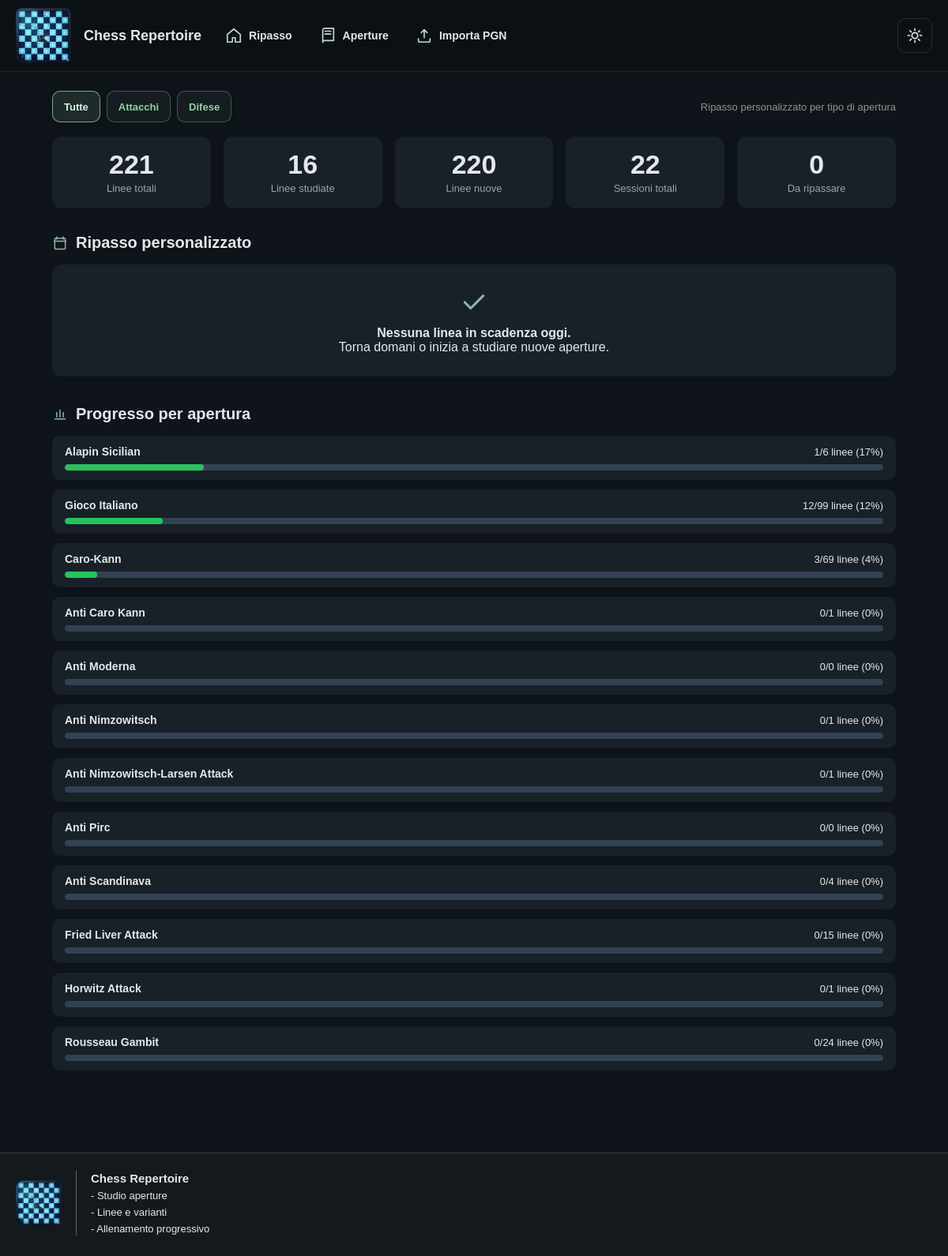
Screenshot of /ripasso/ with the database file from the repository.
### repertoire/models.py (models this page shows, shortened)
class OpeningRoot(models.Model):
    nome = models.CharField(max_length=100, unique=True)
    moves = models.CharField(max_length=50, blank=True, null=True)
    descrizione = models.TextField(blank=True, null=True)
    difesa = models.BooleanField(default=False)
    class Meta:
        ordering = ['nome']

### repertoire/views.py (the view)
# urls.py: 2. Add a URL to urlpatterns:  path('', views.home, name='home')
def home(request):
    today = date.today()
    filtro = request.GET.get('filtro', 'tutti')
    due_lines = (
        OpeningLine.objects
        .filter(srs_due_date__lte=today)
        .select_related('root')
        .order_by('srs_due_date', 'root__nome', 'numero')
    )
    if filtro == 'attacchi':
        due_lines = due_lines.filter(root__difesa=False)
    elif filtro == 'difese':
        due_lines = due_lines.filter(root__difesa=True)
    else:
        filtro = 'tutti'
    total_lines       = OpeningLine.objects.count()
    new_lines_count   = OpeningLine.objects.filter(srs_due_date__isnull=True).count()
    lines_studied     = OpeningLine.objects.filter(completamenti__gt=0).count()
    total_completions = OpeningLine.objects.aggregate(t=Sum('completamenti'))['t'] or 0
    openings_progress = []
    openings = OpeningRoot.objects.all()
    if filtro == 'attacchi':
        openings = openings.filter(difesa=False)
    elif filtro == 'difese':
        openings = openings.filter(difesa=True)
    for op in openings:
        total   = op.linee.count()
        studied = op.linee.filter(completamenti__gt=0).count()
        pct     = round(studied / total * 100) if total else 0
        openings_progress.append({'obj': op, 'total': total, 'studied': studied, 'pct': pct})
    openings_progress.sort(key=lambda x: -x['pct'])
    return render(request, 'repertoire/home.html', {
        'due_lines':         due_lines,
        'new_lines_count':   new_lines_count,
        'total_lines':       total_lines,
        'lines_studied':     lines_studied,
        'total_completions': total_completions,
        'openings_progress': openings_progress,
        'today':             today,
        'filtro':            filtro,
    })

### repertoire/templates/repertoire/home.html (shortened to what this page needs)
{% extends "repertoire/base.html" %}
{% block content %}
<div class="dash">
  <div class="review-toolbar">
    <div class="review-tabs">
      <a href="{% url 'ripasso' %}?filtro=tutti" class="review-tab {% if filtro == 'tutti' %}active{% endif %}">Tutte</a>
      <a href="{% url 'ripasso' %}?filtro=attacchi" class="review-tab {% if filtro == 'attacchi' %}active{% endif %}">Attacchi</a>
      <a href="{% url 'ripasso' %}?filtro=difese" class="review-tab {% if filtro == 'difese' %}active{% endif %}">Difese</a>
    </div>
    <div class="review-note">Ripasso personalizzato per tipo di apertura</div>
  </div>
  <div class="stats-grid">
    <div class="stat-card">
      <div class="num">{{ total_lines }}</div>
      <div class="label">Linee totali</div>
    </div>
    <div class="stat-card">
      <div class="num">{{ lines_studied }}</div>
      <div class="label">Linee studiate</div>
    </div>
    <div class="stat-card">
      <div class="num">{{ new_lines_count }}</div>
      <div class="label">Linee nuove</div>
    </div>
    <div class="stat-card">
      <div class="num">{{ total_completions }}</div>
      <div class="label">Sessioni totali</div>
    </div>
    <div class="stat-card">
      <div class="num">{{ due_lines.count }}</div>
      <div class="label">Da ripassare</div>
    </div>
  </div>
  <div class="section">
    <h2>
      <svg class="section-title-icon" aria-hidden="true"><use href="#icon-calendar"></use></svg>
      <span>Ripasso personalizzato</span>
    </h2>
    {% if due_lines %}
      <div class="due-list">
        {% for line in due_lines %}
          <div class="due-item">
            <div>
              <div style="font-size:12px;color:#888;margin-bottom:3px;">
                {{ line.root.nome }} - Linea {{ line.numero }}
              </div>
              <div class="pgn-preview">{{ line.pgn|truncatechars:80 }}</div>
            </div>
            <div class="meta">Scade: {{ line.srs_due_date }}</div>
            <a class="btn-train" href="{% url 'line_training' line.root.id line.numero %}">
              <svg class="ui-icon" aria-hidden="true"><use href="#icon-play"></use></svg>
              <span>Allena</span>
            </a>
          </div>
        {% endfor %}
      </div>
    {% else %}
      <div class="empty-state">
        <svg class="state-icon" aria-hidden="true"><use href="#icon-check"></use></svg>
        <strong>Nessuna linea in scadenza oggi.</strong><br>
        <span>Torna domani o inizia a studiare nuove aperture.</span>
      </div>
    {% endif %}
  </div>
  <div class="section">
    <h2>
      <svg class="section-title-icon" aria-hidden="true"><use href="#icon-chart"></use></svg>
      <span>Progresso per apertura</span>
    </h2>
    <div class="progress-list">
      {% for op in openings_progress %}
        {% with op.pct as p %}
          <div class="progress-item">
            <div class="progress-header">
              <a class="progress-name" href="{% url 'opening_detail' op.obj.id %}">{{ op.obj.nome }}</a>
              <span class="progress-pct">{{ op.studied }}/{{ op.total }} linee ({{ p }}%)</span>
            </div>
            <div class="progress-bar-bg">
              <div class="progress-bar-fill {% if p == 0 %}low{% elif p < 50 %}medium{% elif p < 100 %}high{% else %}full{% endif %}" style="width: {{ p }}%;"></div>
            </div>
          </div>
        {% endwith %}
      {% empty %}
        <p style="color:#888;">Nessuna apertura trovata.</p>
      {% endfor %}
    </div>
  </div>
</div>
{% endblock %}

### repertoire/templates/repertoire/base.html (style rules this page uses)
*, *::before, *::after { box-sizing: border-box; }
:root { --bg: #f3f4f6; --bg-card: #ffffff; --bg-header: #18212b; --text: #1f2937; --text-muted: #6b7280; --border: #d1d5db; --input-bg: #fff; --surface-alt: #eef2f7; --accent: #2f6f5e; --accent-strong: #245748; }
html.dark { --bg: #0f141a; --bg-card: #182028; --bg-header: #0b1015; --text: #e5e7eb; --text-muted: #9ca3af; --border: #334155; --input-bg: #111827; --surface-alt: #1f2937; --accent: #8cb6a7; --accent-strong: #b7d4c9; }
body { margin: 0; font-family: Arial, sans-serif; background: var(--bg); color: var(--text); min-height: 100vh; display: flex; flex-direction: column; transition: background .25s, color .25s; }
a { color: var(--text); text-decoration: none; }
html.dark h1, html.dark h2, html.dark h3, html.dark h4, html.dark p, html.dark span, html.dark label { color: var(--text); }
html.dark .card, html.dark .stat-card, html.dark .due-item, html.dark .progress-item, html.dark .empty-state, html.dark .srs-panel, html.dark .help { background: var(--bg-card) !important; color: var(--text) !important; }
html.dark .stat-card .num { color: var(--text) !important; }
html.dark .stat-card .label { color: var(--text-muted) !important; }
html.dark .progress-name { color: var(--text) !important; }
html.dark .progress-bar-bg { background: #334155 !important; }

### repertoire/templates/repertoire/home.html (style rules this page uses)
.dash { max-width: 1100px; margin: 0 auto; padding: 24px 16px; }
.stats-grid { display: grid; grid-template-columns: repeat(auto-fit, minmax(160px, 1fr)); gap: 16px; margin-bottom: 32px; }
.stat-card { background: #fff; border-radius: 12px; padding: 18px 16px; text-align: center; box-shadow: 0 2px 8px rgba(0,0,0,0.09); }
.stat-card .num { font-size: 34px; font-weight: 800; color: #2c3e50; line-height: 1; margin-bottom: 6px; }
.stat-card .label { font-size: 13px; color: #777; }
h2 { color: #2c3e50; margin: 0 0 16px; font-size: 20px; display: flex; align-items: center; gap: 10px; }
.section { margin-bottom: 36px; }
.section-title-icon { width: 20px; height: 20px; color: var(--accent); }
.review-toolbar { display: flex; align-items: center; justify-content: space-between; gap: 12px; flex-wrap: wrap; margin-bottom: 18px; }
.review-tabs { display: flex; gap: 8px; flex-wrap: wrap; }
.review-tab { display: inline-flex; align-items: center; justify-content: center; min-height: 40px; padding: 0 14px; border-radius: 10px; border: 1px solid rgba(143, 212, 163, 0.34); background: rgba(143, 212, 163, 0.05); color: #8fd4a3; box-shadow: 0 2px 8px rgba(0,0,0,0.08); font-size: 13px; font-weight: 700; transition: background 0.2s ease, border-color 0.2s ease, box-shadow 0.2s ease, transform 0.2s ease, color 0.2s ease; }
.review-tab.active { background: rgba(143, 212, 163, 0.12); color: #d7f7e1; border-color: rgba(143, 212, 163, 0.75); }
.review-note { font-size: 13px; color: #8a968e; }
.empty-state { background: #fff; border-radius: 12px; padding: 28px; text-align: center; color: #888; box-shadow: 0 2px 6px rgba(0,0,0,0.07); }
.empty-state .state-icon { width: 40px; height: 40px; color: var(--accent); margin: 0 auto 10px; display: block; }
.progress-list { display: flex; flex-direction: column; gap: 12px; }
.progress-item { background: #fff; border-radius: 10px; padding: 12px 16px; box-shadow: 0 2px 6px rgba(0,0,0,0.08); }
.progress-header { display: flex; justify-content: space-between; align-items: center; margin-bottom: 8px; flex-wrap: wrap; gap: 4px; }
.progress-name { font-weight: 600; color: #2c3e50; font-size: 14px; text-decoration: none; }
.progress-pct { font-size: 13px; color: #888; }
.progress-bar-bg { height: 8px; background: #e0e0e0; border-radius: 4px; overflow: hidden; }
.progress-bar-fill { height: 100%; border-radius: 4px; background: #43a047; transition: width 0.4s; }
.progress-bar-fill.medium { background: #22c55e; }

### rows the page displays
OpeningRoot: obj.nome "Alapin Sicilian", studied "1", total "6", pct "17"
OpeningRoot: obj.nome "Gioco Italiano", studied "12", total "99", pct "12"
OpeningRoot: obj.nome "Caro-Kann", studied "3", total "69", pct "4"
OpeningRoot: obj.nome "Anti Caro Kann", studied "0", total "1", pct "0"
OpeningRoot: obj.nome "Anti Moderna", studied "0", total "0", pct "0"
OpeningRoot: obj.nome "Anti Nimzowitsch", studied "0", total "1", pct "0"
OpeningRoot: obj.nome "Anti Nimzowitsch-Larsen Attack", studied "0", total "1", pct "0"
OpeningRoot: obj.nome "Anti Pirc", studied "0", total "0", pct "0"
OpeningRoot: obj.nome "Anti Scandinava", studied "0", total "4", pct "0"
OpeningRoot: obj.nome "Fried Liver Attack", studied "0", total "15", pct "0"
OpeningRoot: obj.nome "Horwitz Attack", studied "0", total "1", pct "0"
OpeningRoot: obj.nome "Rousseau Gambit", studied "0", total "24", pct "0"

### other values shown
{{ total_lines }} "221"
{{ lines_studied }} "16"
{{ new_lines_count }} "220"
{{ total_completions }} "22"
{{ due_lines.count }} "0"
